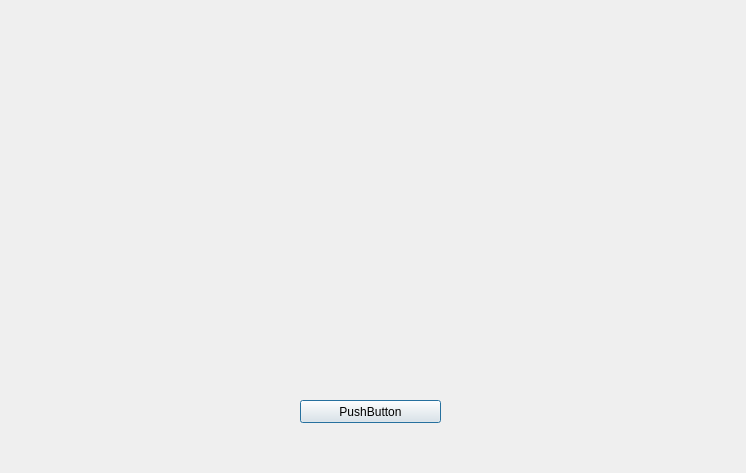
<?xml version="1.0" encoding="UTF-8"?>
<ui version="4.0">
 <class>Dialog3</class>
 <widget class="QDialog" name="Dialog3">
  <property name="geometry">
   <rect>
    <x>0</x>
    <y>0</y>
    <width>746</width>
    <height>473</height>
   </rect>
  </property>
  <property name="windowTitle">
   <string>Dialog</string>
  </property>
  <widget class="QPushButton" name="pushButton">
   <property name="geometry">
    <rect>
     <x>300</x>
     <y>400</y>
     <width>141</width>
     <height>23</height>
    </rect>
   </property>
   <property name="text">
    <string>PushButton</string>
   </property>
  </widget>
 </widget>
 <resources/>
 <connections/>
</ui>
